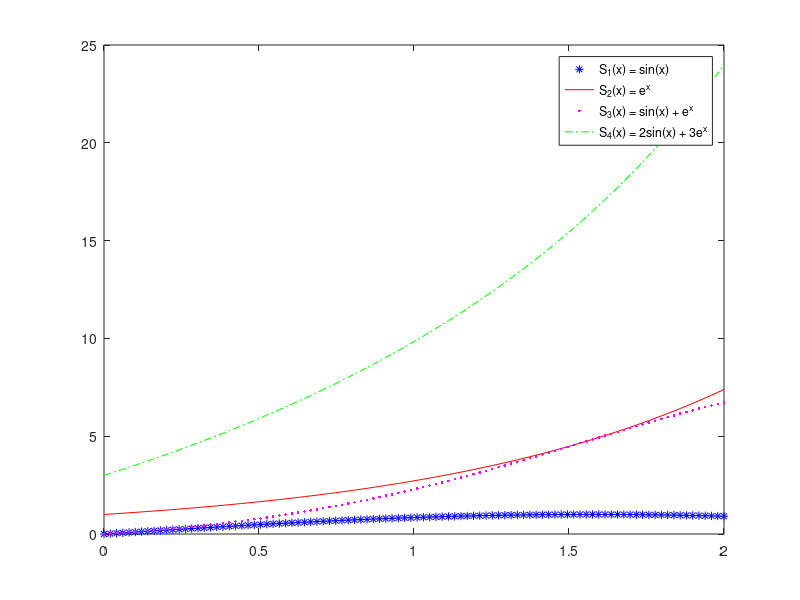

This chart was generated by the following MATLAB code:
% Problem P3_3_12
% 
% Illustrate not-a-knot spline interpolants using build-in function spline.
z = linspace(0,2);
x = linspace(0,2,21);
y1 = sin(x);
y2 = exp(x);
y3 = y1.*y2;
y4 = 2*y1 + 3*y2;
sval1 = spline(x,y1,z);
sval2 = spline(x,y2,z);
sval3 = spline(x,y3,z);
sval4 = spline(x,y4,z);
plot(z,sval1,'b*',z,sval2,'r-',z,sval3,'m.',z,sval4,'g-.');
hleg = legend('S_1(x) = sin(x)','S_2(x) = e^x','S_3(x) = sin(x) + e^x','S_4(x) = 2sin(x) + 3e^x');
set(hleg,'Location','Best');

